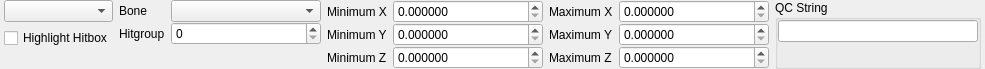
<?xml version="1.0" encoding="UTF-8"?>
<ui version="4.0">
 <class>ui::assets::studiomodel::HitboxesPanel</class>
 <widget class="QWidget" name="ui::assets::studiomodel::HitboxesPanel">
  <property name="geometry">
   <rect>
    <x>0</x>
    <y>0</y>
    <width>953</width>
    <height>62</height>
   </rect>
  </property>
  <property name="windowTitle">
   <string>Form</string>
  </property>
  <layout class="QHBoxLayout" name="horizontalLayout">
   <property name="spacing">
    <number>6</number>
   </property>
   <property name="sizeConstraint">
    <enum>QLayout::SetFixedSize</enum>
   </property>
   <property name="leftMargin">
    <number>4</number>
   </property>
   <property name="topMargin">
    <number>0</number>
   </property>
   <property name="rightMargin">
    <number>4</number>
   </property>
   <property name="bottomMargin">
    <number>0</number>
   </property>
   <item>
    <layout class="QVBoxLayout" name="verticalLayout_2">
     <item>
      <widget class="QComboBox" name="Hitboxes">
       <property name="sizePolicy">
        <sizepolicy hsizetype="Preferred" vsizetype="Fixed">
         <horstretch>0</horstretch>
         <verstretch>0</verstretch>
        </sizepolicy>
       </property>
       <property name="minimumSize">
        <size>
         <width>100</width>
         <height>0</height>
        </size>
       </property>
       <property name="maximumSize">
        <size>
         <width>16777215</width>
         <height>16777215</height>
        </size>
       </property>
      </widget>
     </item>
     <item>
      <widget class="QCheckBox" name="HighlightHitbox">
       <property name="text">
        <string>Highlight Hitbox</string>
       </property>
       <property name="checked">
        <bool>false</bool>
       </property>
      </widget>
     </item>
     <item>
      <spacer name="verticalSpacer">
       <property name="orientation">
        <enum>Qt::Vertical</enum>
       </property>
       <property name="sizeHint" stdset="0">
        <size>
         <width>20</width>
         <height>0</height>
        </size>
       </property>
      </spacer>
     </item>
    </layout>
   </item>
   <item>
    <layout class="QGridLayout" name="gridLayout">
     <property name="leftMargin">
      <number>0</number>
     </property>
     <property name="verticalSpacing">
      <number>0</number>
     </property>
     <item row="0" column="1">
      <widget class="QComboBox" name="Bone">
       <property name="sizePolicy">
        <sizepolicy hsizetype="Fixed" vsizetype="Fixed">
         <horstretch>0</horstretch>
         <verstretch>0</verstretch>
        </sizepolicy>
       </property>
       <property name="minimumSize">
        <size>
         <width>150</width>
         <height>0</height>
        </size>
       </property>
       <property name="maximumSize">
        <size>
         <width>150</width>
         <height>16777215</height>
        </size>
       </property>
      </widget>
     </item>
     <item row="0" column="0">
      <widget class="QLabel" name="label">
       <property name="sizePolicy">
        <sizepolicy hsizetype="Fixed" vsizetype="Preferred">
         <horstretch>0</horstretch>
         <verstretch>0</verstretch>
        </sizepolicy>
       </property>
       <property name="text">
        <string>Bone</string>
       </property>
      </widget>
     </item>
     <item row="1" column="0">
      <widget class="QLabel" name="label_3">
       <property name="sizePolicy">
        <sizepolicy hsizetype="Fixed" vsizetype="Preferred">
         <horstretch>0</horstretch>
         <verstretch>0</verstretch>
        </sizepolicy>
       </property>
       <property name="text">
        <string>Hitgroup</string>
       </property>
      </widget>
     </item>
     <item row="1" column="1">
      <widget class="QSpinBox" name="Hitgroup">
       <property name="sizePolicy">
        <sizepolicy hsizetype="Fixed" vsizetype="Fixed">
         <horstretch>0</horstretch>
         <verstretch>0</verstretch>
        </sizepolicy>
       </property>
       <property name="minimumSize">
        <size>
         <width>150</width>
         <height>0</height>
        </size>
       </property>
       <property name="maximumSize">
        <size>
         <width>150</width>
         <height>16777215</height>
        </size>
       </property>
      </widget>
     </item>
     <item row="2" column="0" colspan="2">
      <spacer name="verticalSpacer_4">
       <property name="orientation">
        <enum>Qt::Vertical</enum>
       </property>
       <property name="sizeHint" stdset="0">
        <size>
         <width>20</width>
         <height>0</height>
        </size>
       </property>
      </spacer>
     </item>
    </layout>
   </item>
   <item>
    <layout class="QGridLayout" name="gridLayout_3">
     <property name="leftMargin">
      <number>0</number>
     </property>
     <property name="verticalSpacing">
      <number>0</number>
     </property>
     <item row="1" column="1">
      <widget class="QDoubleSpinBox" name="MinimumY">
       <property name="sizePolicy">
        <sizepolicy hsizetype="Fixed" vsizetype="Fixed">
         <horstretch>0</horstretch>
         <verstretch>0</verstretch>
        </sizepolicy>
       </property>
       <property name="minimumSize">
        <size>
         <width>150</width>
         <height>0</height>
        </size>
       </property>
       <property name="maximumSize">
        <size>
         <width>150</width>
         <height>16777215</height>
        </size>
       </property>
       <property name="decimals">
        <number>6</number>
       </property>
      </widget>
     </item>
     <item row="2" column="0">
      <widget class="QLabel" name="label_6">
       <property name="sizePolicy">
        <sizepolicy hsizetype="Fixed" vsizetype="Preferred">
         <horstretch>0</horstretch>
         <verstretch>0</verstretch>
        </sizepolicy>
       </property>
       <property name="text">
        <string>Minimum Z</string>
       </property>
      </widget>
     </item>
     <item row="2" column="1">
      <widget class="QDoubleSpinBox" name="MinimumZ">
       <property name="sizePolicy">
        <sizepolicy hsizetype="Fixed" vsizetype="Fixed">
         <horstretch>0</horstretch>
         <verstretch>0</verstretch>
        </sizepolicy>
       </property>
       <property name="minimumSize">
        <size>
         <width>150</width>
         <height>0</height>
        </size>
       </property>
       <property name="maximumSize">
        <size>
         <width>150</width>
         <height>16777215</height>
        </size>
       </property>
       <property name="decimals">
        <number>6</number>
       </property>
      </widget>
     </item>
     <item row="0" column="1">
      <widget class="QDoubleSpinBox" name="MinimumX">
       <property name="sizePolicy">
        <sizepolicy hsizetype="Fixed" vsizetype="Fixed">
         <horstretch>0</horstretch>
         <verstretch>0</verstretch>
        </sizepolicy>
       </property>
       <property name="minimumSize">
        <size>
         <width>150</width>
         <height>0</height>
        </size>
       </property>
       <property name="maximumSize">
        <size>
         <width>150</width>
         <height>16777215</height>
        </size>
       </property>
       <property name="decimals">
        <number>6</number>
       </property>
      </widget>
     </item>
     <item row="1" column="0">
      <widget class="QLabel" name="label_5">
       <property name="sizePolicy">
        <sizepolicy hsizetype="Fixed" vsizetype="Preferred">
         <horstretch>0</horstretch>
         <verstretch>0</verstretch>
        </sizepolicy>
       </property>
       <property name="text">
        <string>Minimum Y</string>
       </property>
      </widget>
     </item>
     <item row="0" column="0">
      <widget class="QLabel" name="label_4">
       <property name="sizePolicy">
        <sizepolicy hsizetype="Fixed" vsizetype="Preferred">
         <horstretch>0</horstretch>
         <verstretch>0</verstretch>
        </sizepolicy>
       </property>
       <property name="text">
        <string>Minimum X</string>
       </property>
      </widget>
     </item>
     <item row="3" column="0" colspan="2">
      <spacer name="verticalSpacer_5">
       <property name="orientation">
        <enum>Qt::Vertical</enum>
       </property>
       <property name="sizeHint" stdset="0">
        <size>
         <width>20</width>
         <height>0</height>
        </size>
       </property>
      </spacer>
     </item>
    </layout>
   </item>
   <item>
    <layout class="QGridLayout" name="gridLayout_2">
     <property name="verticalSpacing">
      <number>0</number>
     </property>
     <item row="2" column="1">
      <widget class="QDoubleSpinBox" name="MaximumZ">
       <property name="sizePolicy">
        <sizepolicy hsizetype="Fixed" vsizetype="Fixed">
         <horstretch>0</horstretch>
         <verstretch>0</verstretch>
        </sizepolicy>
       </property>
       <property name="minimumSize">
        <size>
         <width>150</width>
         <height>0</height>
        </size>
       </property>
       <property name="maximumSize">
        <size>
         <width>150</width>
         <height>16777215</height>
        </size>
       </property>
       <property name="decimals">
        <number>6</number>
       </property>
      </widget>
     </item>
     <item row="0" column="1">
      <widget class="QDoubleSpinBox" name="MaximumX">
       <property name="sizePolicy">
        <sizepolicy hsizetype="Fixed" vsizetype="Fixed">
         <horstretch>0</horstretch>
         <verstretch>0</verstretch>
        </sizepolicy>
       </property>
       <property name="minimumSize">
        <size>
         <width>150</width>
         <height>0</height>
        </size>
       </property>
       <property name="maximumSize">
        <size>
         <width>150</width>
         <height>16777215</height>
        </size>
       </property>
       <property name="decimals">
        <number>6</number>
       </property>
      </widget>
     </item>
     <item row="2" column="0">
      <widget class="QLabel" name="label_10">
       <property name="sizePolicy">
        <sizepolicy hsizetype="Fixed" vsizetype="Preferred">
         <horstretch>0</horstretch>
         <verstretch>0</verstretch>
        </sizepolicy>
       </property>
       <property name="text">
        <string>Maximum Z</string>
       </property>
      </widget>
     </item>
     <item row="0" column="0">
      <widget class="QLabel" name="label_8">
       <property name="sizePolicy">
        <sizepolicy hsizetype="Fixed" vsizetype="Preferred">
         <horstretch>0</horstretch>
         <verstretch>0</verstretch>
        </sizepolicy>
       </property>
       <property name="text">
        <string>Maximum X</string>
       </property>
      </widget>
     </item>
     <item row="1" column="1">
      <widget class="QDoubleSpinBox" name="MaximumY">
       <property name="sizePolicy">
        <sizepolicy hsizetype="Fixed" vsizetype="Fixed">
         <horstretch>0</horstretch>
         <verstretch>0</verstretch>
        </sizepolicy>
       </property>
       <property name="minimumSize">
        <size>
         <width>150</width>
         <height>0</height>
        </size>
       </property>
       <property name="maximumSize">
        <size>
         <width>150</width>
         <height>16777215</height>
        </size>
       </property>
       <property name="decimals">
        <number>6</number>
       </property>
      </widget>
     </item>
     <item row="3" column="0" colspan="2">
      <spacer name="verticalSpacer_3">
       <property name="orientation">
        <enum>Qt::Vertical</enum>
       </property>
       <property name="sizeHint" stdset="0">
        <size>
         <width>20</width>
         <height>0</height>
        </size>
       </property>
      </spacer>
     </item>
     <item row="1" column="0">
      <widget class="QLabel" name="label_9">
       <property name="sizePolicy">
        <sizepolicy hsizetype="Fixed" vsizetype="Preferred">
         <horstretch>0</horstretch>
         <verstretch>0</verstretch>
        </sizepolicy>
       </property>
       <property name="text">
        <string>Maximum Y</string>
       </property>
      </widget>
     </item>
    </layout>
   </item>
   <item>
    <widget class="QGroupBox" name="groupBox">
     <property name="title">
      <string>QC String</string>
     </property>
     <property name="flat">
      <bool>true</bool>
     </property>
     <layout class="QVBoxLayout" name="verticalLayout">
      <property name="leftMargin">
       <number>0</number>
      </property>
      <property name="topMargin">
       <number>0</number>
      </property>
      <property name="rightMargin">
       <number>0</number>
      </property>
      <property name="bottomMargin">
       <number>0</number>
      </property>
      <item>
       <widget class="QLineEdit" name="QCString">
        <property name="sizePolicy">
         <sizepolicy hsizetype="Expanding" vsizetype="Fixed">
          <horstretch>0</horstretch>
          <verstretch>0</verstretch>
         </sizepolicy>
        </property>
        <property name="minimumSize">
         <size>
          <width>200</width>
          <height>0</height>
         </size>
        </property>
        <property name="readOnly">
         <bool>true</bool>
        </property>
       </widget>
      </item>
      <item>
       <spacer name="verticalSpacer_2">
        <property name="orientation">
         <enum>Qt::Vertical</enum>
        </property>
        <property name="sizeHint" stdset="0">
         <size>
          <width>20</width>
          <height>0</height>
         </size>
        </property>
       </spacer>
      </item>
     </layout>
    </widget>
   </item>
  </layout>
 </widget>
 <resources/>
 <connections/>
</ui>
